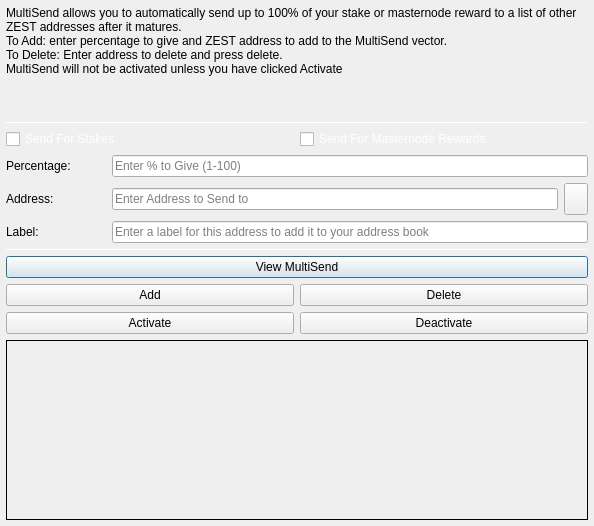
<?xml version="1.0" encoding="UTF-8"?>
<ui version="4.0">
 <class>MultiSendDialog</class>
 <widget class="QDialog" name="MultiSendDialog">
  <property name="windowModality">
   <enum>Qt::NonModal</enum>
  </property>
  <property name="geometry">
   <rect>
    <x>0</x>
    <y>0</y>
    <width>594</width>
    <height>526</height>
   </rect>
  </property>
  <property name="windowTitle">
   <string>MultiSend</string>
  </property>
  <layout class="QVBoxLayout" name="verticalLayout" stretch="0">
   <property name="leftMargin">
    <number>6</number>
   </property>
   <property name="topMargin">
    <number>6</number>
   </property>
   <property name="rightMargin">
    <number>6</number>
   </property>
   <property name="bottomMargin">
    <number>6</number>
   </property>
   <item>
    <layout class="QVBoxLayout" name="verticalLayout_Main" stretch="1,1,1,0,1,1,1">
     <item>
      <widget class="QLabel" name="label_2">
       <property name="lineWidth">
        <number>1</number>
       </property>
       <property name="text">
        <string>MultiSend allows you to automatically send up to 100% of your stake or masternode reward to a list of other ZEST addresses after it matures.
To Add: enter percentage to give and ZEST address to add to the MultiSend vector.
To Delete: Enter address to delete and press delete.
MultiSend will not be activated unless you have clicked Activate</string>
       </property>
       <property name="alignment">
        <set>Qt::AlignLeading|Qt::AlignLeft|Qt::AlignTop</set>
       </property>
       <property name="wordWrap">
        <bool>true</bool>
       </property>
      </widget>
     </item>
     <item>
      <widget class="Line" name="line">
       <property name="minimumSize">
        <size>
         <width>0</width>
         <height>1</height>
        </size>
       </property>
       <property name="maximumSize">
        <size>
         <width>16777215</width>
         <height>1</height>
        </size>
       </property>
       <property name="orientation">
        <enum>Qt::Horizontal</enum>
       </property>
      </widget>
     </item>
     <item>
      <layout class="QVBoxLayout" name="verticalLayout_Settings">
       <item>
        <layout class="QHBoxLayout" name="horizontalLayout">
         <item>
          <widget class="QCheckBox" name="multiSendStakeCheckBox">
           <property name="styleSheet">
            <string notr="true">color:white;</string>
           </property>
           <property name="text">
            <string>Send For Stakes</string>
           </property>
          </widget>
         </item>
         <item>
          <widget class="QCheckBox" name="multiSendMasternodeCheckBox">
           <property name="styleSheet">
            <string notr="true">color:white;</string>
           </property>
           <property name="text">
            <string>Send For Masternode Rewards</string>
           </property>
          </widget>
         </item>
        </layout>
       </item>
       <item>
        <layout class="QHBoxLayout" name="horizontalLayout_6">
         <item>
          <widget class="QLabel" name="label">
           <property name="minimumSize">
            <size>
             <width>100</width>
             <height>0</height>
            </size>
           </property>
           <property name="toolTip">
            <string>Percentage of stake to send</string>
           </property>
           <property name="text">
            <string>Percentage:</string>
           </property>
          </widget>
         </item>
         <item>
          <widget class="QLineEdit" name="multiSendPercentEdit">
           <property name="toolTip">
            <string>Enter whole numbers 1 - 100</string>
           </property>
           <property name="placeholderText">
            <string>Enter % to Give (1-100)</string>
           </property>
          </widget>
         </item>
        </layout>
       </item>
       <item>
        <layout class="QHBoxLayout" name="horizontalLayout_7">
         <item>
          <widget class="QLabel" name="label_5">
           <property name="minimumSize">
            <size>
             <width>100</width>
             <height>0</height>
            </size>
           </property>
           <property name="toolTip">
            <string>Address to send portion of stake to</string>
           </property>
           <property name="text">
            <string>Address:</string>
           </property>
          </widget>
         </item>
         <item>
          <widget class="QLineEdit" name="multiSendAddressEdit">
           <property name="toolTip">
            <string/>
           </property>
           <property name="placeholderText">
            <string>Enter Address to Send to</string>
           </property>
          </widget>
         </item>
         <item>
          <widget class="QToolButton" name="addressBookButton">
           <property name="maximumSize">
            <size>
             <width>16777215</width>
             <height>32</height>
            </size>
           </property>
           <property name="toolTip">
            <string>Choose an address from the address book</string>
           </property>
           <property name="text">
            <string/>
           </property>
           <property name="icon">
            <iconset resource="../zest.qrc">
             <normaloff>:/icons/address-book</normaloff>:/icons/address-book</iconset>
           </property>
           <property name="shortcut">
            <string>Alt+A</string>
           </property>
          </widget>
         </item>
        </layout>
       </item>
      </layout>
     </item>
     <item>
      <layout class="QHBoxLayout" name="horizontalLayout_3">
       <item>
        <widget class="QLabel" name="label_3">
         <property name="minimumSize">
          <size>
           <width>100</width>
           <height>0</height>
          </size>
         </property>
         <property name="text">
          <string>Label:</string>
         </property>
        </widget>
       </item>
       <item>
        <widget class="QLineEdit" name="labelAddressLabelEdit">
         <property name="placeholderText">
          <string>Enter a label for this address to add it to your address book</string>
         </property>
        </widget>
       </item>
      </layout>
     </item>
     <item>
      <widget class="Line" name="line_2">
       <property name="minimumSize">
        <size>
         <width>0</width>
         <height>1</height>
        </size>
       </property>
       <property name="maximumSize">
        <size>
         <width>16777215</width>
         <height>1</height>
        </size>
       </property>
       <property name="orientation">
        <enum>Qt::Horizontal</enum>
       </property>
      </widget>
     </item>
     <item>
      <layout class="QVBoxLayout" name="verticalLayout_Buttons">
       <item>
        <layout class="QHBoxLayout" name="horizontalLayout_4">
         <item>
          <widget class="QPushButton" name="viewButton">
           <property name="toolTip">
            <string/>
           </property>
           <property name="statusTip">
            <string>View MultiSend Vector</string>
           </property>
           <property name="text">
            <string>View MultiSend</string>
           </property>
          </widget>
         </item>
        </layout>
       </item>
       <item>
        <layout class="QHBoxLayout" name="horizontalLayout_2">
         <item>
          <widget class="QPushButton" name="addButton">
           <property name="toolTip">
            <string/>
           </property>
           <property name="statusTip">
            <string>Add to MultiSend Vector</string>
           </property>
           <property name="text">
            <string>Add</string>
           </property>
          </widget>
         </item>
         <item>
          <widget class="QPushButton" name="deleteButton">
           <property name="toolTip">
            <string/>
           </property>
           <property name="statusTip">
            <string>Delete Address From MultiSend Vector</string>
           </property>
           <property name="text">
            <string>Delete</string>
           </property>
          </widget>
         </item>
        </layout>
       </item>
       <item>
        <layout class="QHBoxLayout" name="horizontalLayout_5">
         <item>
          <widget class="QPushButton" name="activateButton">
           <property name="statusTip">
            <string>Activate MultiSend</string>
           </property>
           <property name="text">
            <string>Activate</string>
           </property>
          </widget>
         </item>
         <item>
          <widget class="QPushButton" name="disableButton">
           <property name="statusTip">
            <string>Deactivate MultiSend</string>
           </property>
           <property name="text">
            <string>Deactivate</string>
           </property>
          </widget>
         </item>
        </layout>
       </item>
      </layout>
     </item>
     <item>
      <widget class="QLabel" name="message">
       <property name="minimumSize">
        <size>
         <width>0</width>
         <height>180</height>
        </size>
       </property>
       <property name="frameShape">
        <enum>QFrame::Panel</enum>
       </property>
       <property name="frameShadow">
        <enum>QFrame::Plain</enum>
       </property>
       <property name="lineWidth">
        <number>1</number>
       </property>
       <property name="midLineWidth">
        <number>1</number>
       </property>
       <property name="text">
        <string/>
       </property>
       <property name="alignment">
        <set>Qt::AlignLeading|Qt::AlignLeft|Qt::AlignTop</set>
       </property>
       <property name="wordWrap">
        <bool>true</bool>
       </property>
      </widget>
     </item>
    </layout>
   </item>
  </layout>
 </widget>
 <resources>
  <include location="../zest.qrc"/>
 </resources>
 <connections/>
</ui>
